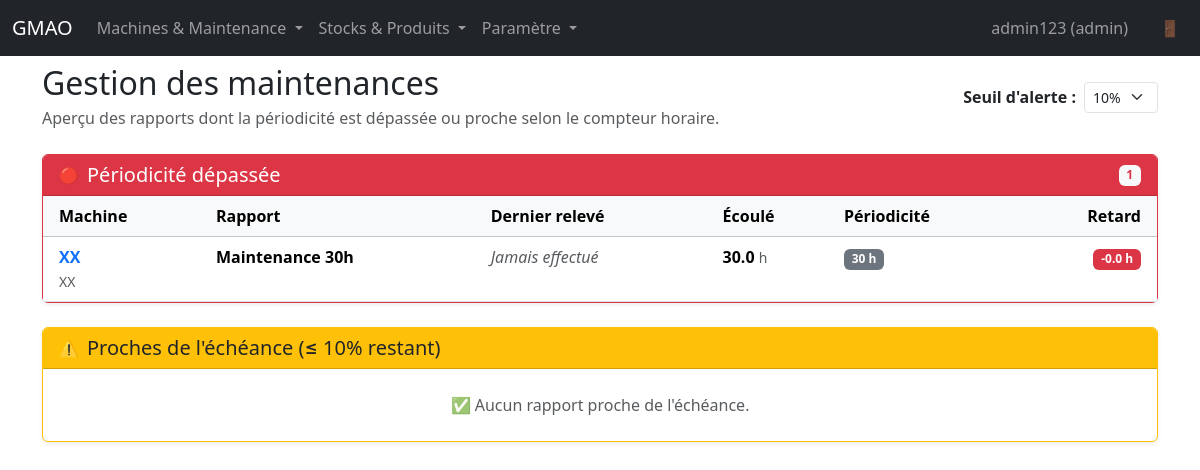
The app's page /maintenance/manage (signed in) with its own data.
### app.py (models this page shows, shortened)
class User(UserMixin, db.Model):
    id = db.Column(db.Integer, primary_key=True)
    username = db.Column(db.String(80), unique=True, nullable=False)
    password_hash = db.Column(db.String(255), nullable=False)
    user_type = db.Column(db.String(20), nullable=False)

class MaintenanceProgress(db.Model):
    id = db.Column(db.Integer, primary_key=True)
    machine_id = db.Column(db.Integer, db.ForeignKey("machine.id"), nullable=False)
    counter_id = db.Column(db.Integer, db.ForeignKey("counter.id"), nullable=True)  # Pour les machines racines avec compteurs multiples
    report_id = db.Column(db.Integer, db.ForeignKey("preventive_report.id"), nullable=False)
    hours_since = db.Column(db.Float, nullable=False, default=0.0)
    machine = db.relationship("Machine", backref="maintenance_progress")
    counter = db.relationship("Counter", backref="maintenance_progress")
    report = db.relationship("PreventiveReport")
    __table_args__ = (
        db.UniqueConstraint("machine_id", "report_id", name="uq_progress_machine_report"),
        db.UniqueConstraint("counter_id", "report_id", name="uq_progress_counter_report"),
    )

class Machine(db.Model):
    id = db.Column(db.Integer, primary_key=True)
    name = db.Column(db.String(120), nullable=False)
    code = db.Column(db.String(50), unique=True, nullable=False)
    parent_id = db.Column(db.Integer, db.ForeignKey("machine.id"))
    hour_counter_enabled = db.Column(db.Boolean, default=False)
    hours = db.Column(db.Float, default=0.0)
    counter_unit = db.Column(db.String(20), nullable=True)  # Unité du compteur (h, cycles, anneaux, etc.)
    stock_id = db.Column(db.Integer, db.ForeignKey("stock.id"), nullable=True)  # Stock associé par défaut
    parent = db.relationship("Machine", remote_side=[id], backref="children")
    stock = db.relationship("Stock")
    counters = db.relationship("Counter", back_populates="machine", cascade="all, delete-orphan")

class PreventiveReport(db.Model):
    id = db.Column(db.Integer, primary_key=True)
    name = db.Column(db.String(150), nullable=False)
    machine_id = db.Column(db.Integer, db.ForeignKey("machine.id"), nullable=False)
    counter_id = db.Column(db.Integer, db.ForeignKey("counter.id"), nullable=True)  # Pour les machines racines avec plusieurs compteurs
    periodicity = db.Column(db.Integer, nullable=False)
    machine = db.relationship("Machine", backref="preventive_reports")
    counter = db.relationship("Counter", backref="preventive_reports")
    components = db.relationship(
        "PreventiveComponent",
        back_populates="report",
        cascade="all, delete-orphan",
        order_by="PreventiveComponent.id",
    )

### app.py (the view, shortened to what this page needs)
@app.route("/maintenance/manage")
@login_required
def maintenance_manage():
    try:
        selected = int(request.args.get("threshold", 10))
    except (TypeError, ValueError):
        selected = 10
    if selected not in {5, 10, 15, 20}:
        selected = 10
    threshold_ratio = selected / 100.0
    overdue = []
    warning = []
    progress_records = (
        MaintenanceProgress.query.join(MaintenanceProgress.machine).join(MaintenanceProgress.report).all()
    )
    last_entry_rows = (
        db.session.query(
            MaintenanceEntry.machine_id.label("machine_id"),
            MaintenanceEntry.report_id.label("report_id"),
            func.max(MaintenanceEntry.created_at).label("last_date"),
        )
        .group_by(MaintenanceEntry.machine_id, MaintenanceEntry.report_id)
        .all()
    )
    last_map = {(row.machine_id, row.report_id): row.last_date for row in last_entry_rows}
    for record in progress_records:
        machine = record.machine
        report = record.report
        if not machine or not machine.hour_counter_enabled:
            continue
        remaining = record.hours_since
        last_performed = last_map.get((machine.id, report.id))
        if remaining <= 0:
            overdue.append(
                {
                    "machine": machine,
                    "report": report,
                    "remaining": remaining,
                    "last_performed": last_performed,
                }
            )
    overdue.sort(key=lambda item: item["remaining"])
    warning.sort(key=lambda item: item["remaining"])
    return render_template(
        "maintenance_manage.html",
        threshold=selected,
        threshold_options=[5, 10, 15, 20],
        overdue=overdue,
        warning=warning,
    )

### app.py (called while the page is built)
@login_manager.user_loader
def load_user(user_id):
    return User.query.get(int(user_id))

@app.context_processor
def inject_now():
    return {"now": dt.datetime.utcnow()}

### templates/maintenance_manage.html (shortened to what this page needs)
{% extends "base.html" %}
{% block content %}
<div class="d-flex justify-content-between align-items-center mb-4">
  <div>
    <h2 class="mb-1">Gestion des maintenances</h2>
    <p class="text-muted mb-0">
      Aperçu des rapports dont la périodicité est dépassée ou proche selon le compteur horaire.
    </p>
  </div>
  {% if current_user.user_type == 'admin' %}
  <form class="d-flex align-items-center" method="get">
    <label class="me-2 mb-0 fw-semibold">Seuil d'alerte :</label>
    <select class="form-select form-select-sm" name="threshold" onchange="this.form.submit()" style="width: auto;">
      {% for option in threshold_options %}
      <option value="{{ option }}" {% if option == threshold %}selected{% endif %}>{{ option }}%</option>
      {% endfor %}
    </select>
  </form>
  {% else %}
  <span class="text-muted">Seuil : {{ threshold }}%</span>
  {% endif %}
</div>
<div class="card mb-4 border-danger shadow-sm">
  <div class="card-header bg-danger text-white d-flex align-items-center">
    <span class="me-2">🔴</span>
    <h5 class="mb-0">Périodicité dépassée</h5>
    {% if overdue %}
    <span class="badge bg-light text-danger ms-auto">{{ overdue|length }}</span>
    {% endif %}
  </div>
  <div class="card-body p-0">
  {% if overdue %}
  <div class="table-responsive">
      <table class="table table-hover mb-0">
        <thead class="table-light">
        <tr>
            <th class="ps-3">Machine</th>
          <th>Rapport</th>
          <th>Dernier relevé</th>
          <th>Écoulé</th>
          <th>Périodicité</th>
            <th class="text-end pe-3">Retard</th>
        </tr>
      </thead>
      <tbody>
        {% for item in overdue %}
        {% set unit = item.machine.counter_unit or 'h' %}
          <tr>
            <td class="ps-3">
              <a href="{{ url_for('machine_detail', machine_id=item.machine.id) }}" class="text-decoration-none fw-semibold">
                {{ item.machine.name }}
              </a>
              <br>
              <small class="text-muted">{{ item.machine.code }}</small>
            </td>
            <td>
              <span class="fw-semibold">{{ item.report.name }}</span>
            </td>
          <td>
            {% if item.last_performed %}
              <span class="text-muted">{{ item.last_performed.strftime("%d/%m/%Y") }}</span>
              <br>
              <small class="text-muted">{{ item.last_performed.strftime("%H:%M") }}</small>
            {% else %}
              <span class="text-muted fst-italic">Jamais effectué</span>
            {% endif %}
          </td>
            <td>
              <span class="fw-semibold">{{ "%.1f"|format(item.report.periodicity - item.remaining) }}</span>
              <small class="text-muted"> {{ unit }}</small>
            </td>
            <td>
              <span class="badge bg-secondary">{{ item.report.periodicity }} {{ unit }}</span>
            </td>
            <td class="text-end pe-3">
              <span class="badge bg-danger">{{ "%.1f"|format(-item.remaining) }} {{ unit }}</span>
            </td>
        </tr>
        {% endfor %}
      </tbody>
    </table>
  </div>
  {% else %}
    <div class="p-4 text-center">
      <p class="text-muted mb-0">✅ Aucun rapport en retard.</p>
    </div>
  {% endif %}
  </div>
</div>
<div class="card border-warning shadow-sm">
  <div class="card-header bg-warning text-dark d-flex align-items-center">
    <span class="me-2">⚠️</span>
    <h5 class="mb-0">Proches de l'échéance (≤ {{ threshold }}% restant)</h5>
  </div>
  <div class="card-body p-0">
  {% if warning %}
  <div class="table-responsive">
      <table class="table table-hover mb-0">
        <thead class="table-light">
        <tr>
            <th class="ps-3">Machine</th>
          <th>Rapport</th>
          <th>Dernier relevé</th>
          <th>Écoulé</th>
          <th>Périodicité</th>
            <th class="text-end pe-3">Reste</th>
        </tr>
      </thead>
      <tbody>
        {% for item in warning %}
        {% set unit = item.machine.counter_unit or 'h' %}
          <tr>
            <td class="ps-3">
              <a href="{{ url_for('machine_detail', machine_id=item.machine.id) }}" class="text-decoration-none fw-semibold">
                {{ item.machine.name }}
              </a>
              <br>
              <small class="text-muted">{{ item.machine.code }}</small>
            </td>
            <td>
              <span class="fw-semibold">{{ item.report.name }}</span>
            </td>
          <td>
            {% if item.last_performed %}
              <span class="text-muted">{{ item.last_performed.strftime("%d/%m/%Y") }}</span>
              <br>
              <small class="text-muted">{{ item.last_performed.strftime("%H:%M") }}</small>
            {% else %}
              <span class="text-muted fst-italic">Jamais effectué</span>
            {% endif %}
          </td>
            <td>
              <span class="fw-semibold">{{ "%.1f"|format(item.report.periodicity - item.remaining) }}</span>
              <small class="text-muted"> {{ unit }}</small>
            </td>
            <td>
              <span class="badge bg-secondary">{{ item.report.periodicity }} {{ unit }}</span>
            </td>
            <td class="text-end pe-3">
              <span class="badge bg-warning text-dark">{{ "%.1f"|format(item.remaining) }} {{ unit }}</span>
            </td>
        </tr>
        {% endfor %}
      </tbody>
    </table>
  </div>
  {% else %}
    <div class="p-4 text-center">
      <p class="text-muted mb-0">✅ Aucun rapport proche de l'échéance.</p>
    </div>
  {% endif %}
  </div>
</div>
{% endblock %}

### templates/base.html (shortened to what this page needs)
<!doctype html>
<html lang="fr">
  <head>
    <link
      href="https://cdn.jsdelivr.net/npm/bootstrap@5.3.3/dist/css/bootstrap.min.css"
      rel="stylesheet"
    />
  </head>
  <body>
    <nav class="navbar navbar-expand-lg navbar-dark bg-dark fixed-top">
      <div class="container-fluid">
        <a class="navbar-brand" href="{{ url_for('index') }}">GMAO</a>
        <div class="collapse navbar-collapse" id="navbarNav">
          {% if current_user.is_authenticated %}
          <ul class="navbar-nav me-auto">
            <li class="nav-item dropdown">
              <a class="nav-link dropdown-toggle" href="#" id="navbarDropdown2" role="button" data-bs-toggle="dropdown" aria-expanded="false">
                Machines & Maintenance
              </a>
            </li>
            <li class="nav-item dropdown">
              <a class="nav-link dropdown-toggle" href="#" id="navbarDropdown3" role="button" data-bs-toggle="dropdown" aria-expanded="false">
                Stocks & Produits
              </a>
            </li>
            {% if current_user.user_type == 'admin' %}
            <li class="nav-item dropdown">
              <a class="nav-link dropdown-toggle" href="#" id="navbarDropdownParams" role="button" data-bs-toggle="dropdown" aria-expanded="false">
                Paramètre
              </a>
            </li>
            {% endif %}
          </ul>
          <ul class="navbar-nav">
            <li class="nav-item">
              <span class="nav-link me-3" style="cursor: default;">{{ current_user.username }} ({{ current_user.user_type }})</span>
            </li>
            <li class="nav-item">
              <a class="nav-link" href="{{ url_for('logout') }}" title="Déconnexion">🚪</a>
            </li>
          </ul>
          {% else %}
          <ul class="navbar-nav ms-auto">
            <li class="nav-item">
              <a class="nav-link" href="{{ url_for('login') }}">Connexion</a>
            </li>
          </ul>
          {% endif %}
        </div>
      </div>
    </nav>
    <main class="container">
      {% block content %}{% endblock %}
    </main>
  </body>
</html>

### templates/base.html (style rules this page uses)
body { padding-top: 4rem; }

### records on screen
User: username "admin123", user_type "admin"
MaintenanceProgress: machine.name "XX", machine.code "XX", report.name "Maintenance 30h", unit "h", report.periodicity "30", hours_since "-0.0"
PreventiveReport: item.report.periodicity-item.remaining "30.0"

### other values on screen
{{ overdue|length }} "1"
{{ threshold }} "10"
form field threshold "10%"
